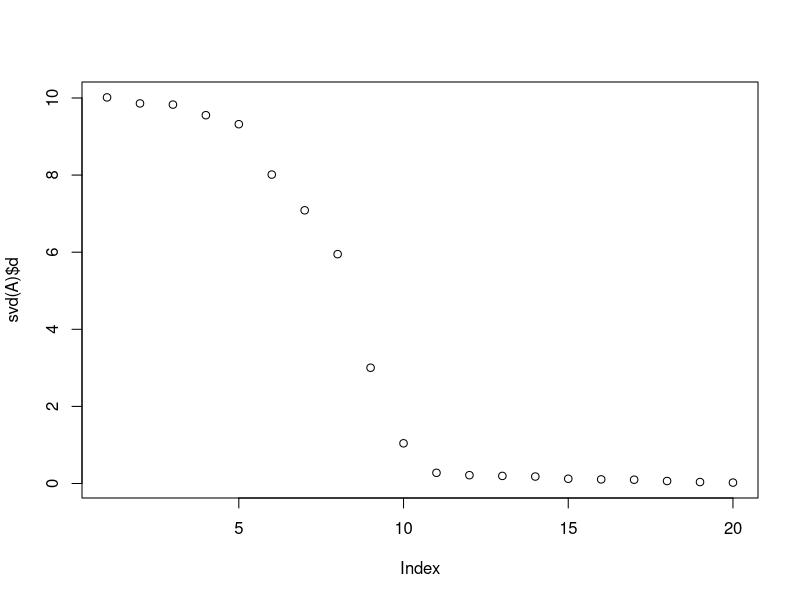

Reproduce this figure in R.
########################## Setting Up A ########################################

A = matrix(c(-1.2,-0.5,-0.7,0.4,-0.7,-0.6,0.4,1.1,-0.2,-0.9,0.3,-2.1,1.6,1,
             0.3,0.5,1.3,-2.2,-0.3,-0.8,-1.6,-1.2,1.1,-1.9,0.8,-0.4,1,-1.5,
             -0.7,0,1.8,0.6,1.8,1.4,-1.9,0.2,1,-0.3,-0.2,-0.8,0.7,-1.1,-2.1,
             -0.8,-0.1,0.7,1.5,1.7,1.5,0.7,-1.8,-1.5,-1.5,-0.7,-0.2,1.6,1,-1,
             -1.1,-1.5,1.3,1.4,-1.5,-0.6,0.6,0.3,0.5,0.3,-1.3,0.8,-1.4,-0.1,
             -1.1,-1.2,1,-0.7,0.4,-0.9,0.3,2.6,-0.7,-0.4,-1,0,-0.7,-1.2,-1.5,
             0.1,1,0,-2.1,-0.8,0.5,0,0.2,0.4,2.4,-0.4,-2.2,1.3,-0.3,1.2,1.1,
             -2.1,-2,-2.3,-0.2,0.2,1.8,-2.2,-0.8,-0.2,0.7,-0.9,1.6,-1.8,0.1,
             -1.8,0,0.8,1.5,1,-0.8,0.5,-0.5,1.6,0.7,1.6,-0.2,0.7,-1.9,-1.6,-1.4,
             0.1,-0.4,2.2,2.1,0.9,-0.5,0.8,-0.7,0.3,0.6,-2.2,-1.8,-0.5,2.7,0.8,2.2,
             -2,0.5,0.3,-0.3,-0.9,-1.8,1.4,-1,-1.1,1.6,-1.7,-1.6,-0.8,-0.4,-2.1,1.2,
             -1.5,0.2,-1.8,1.9,0.2,-1.1,1.9,-1,-1.5,-2.4,0.3,0.7,0,-1.6,1.2,0.4,1.4,
             -1.4,1.8,-0.7,1.6,0,0.4,-1.2,-1.5,-0.9,0.4,-1.9,-1.3,1,-0.4,-1.6,-0.4,2,
             1.1,-0.8,-1.6,-0.2,0.2,0.9,-1.1,-1.7,-1.1,2.1,0.6,-0.9,1.3,-0.7,-0.7,-0.5,
             -0.2,-0.3,1.1,-2,-0.6,-0.7,-1.6,-1.4,-1.3,0.8,2,1.3,-0.6,-1.4,0.5,-1.4,-0.4,
             -0.6,1.3,-1.7,1.7,3.1,-0.1,-1.5,-0.2,-0.4,0.4,-1.4,-0.6,-1.3,-0.7,-0.9,-0.3,
             1,-1.6,-2.9,0.8,-1.4,-1.7,0.7,-0.7,0.6,-0.8,-0.7,2,-1.4,-2.1,-1.9,0.4,-0.2,
             0.2,-1.6,-0.6,-1.2,-0.9,-0.8,-0.3,1.1,0.9,1.8,-1.6,0.8,-1.8,-1.1,-0.5,-0.8,
             0.4,0.7,2.4,-2,1.7,-2.5,-0.6,-1.1,-2.4,-1.6,-0.1,0,1.9,0.6,0.4,2.1,1.9,-0.4,
             0.6,0.4,1.7,0.7,-0.8,1.7,0,2.1,0.4,-1.2,1.8,1.1,-1.1,0.2,0.1,-2.1,1.6,1.6,0,
             0.4,1.9,-0.8,-1.9,-2,1,2.1,0.4,-0.5,-1.2,-1.9,1.3,1.1,1.2,0.5,-0.2,0.5,-1.4,
             -1.6,-1.2,0.2,-0.2,0.6,-0.8,1.1,0,-0.5,-2,-1.1,1,2.1,0.8,0.7,-1.4,1.7,0.7,1.5,
             -0.4,-0.2,0,-1.4,-2,1.8,-0.5,-1.6,0.3,0.4,0.1,1.3,2.3,2,1.6,-0.4,-1.4,-1.6,-1.5,
             1.2,0.7,-1.9,-0.7,0,-2.2,0.1,-2,-1.5,-0.6,-1.1,1.5,0.9,1.2,-1.8,-0.4,0.5,-1.8,
             1.7,1.8,1.9,-0.5,0.6,-2.3,0.2,-2.5),nrow=20)
plot(svd(A)$d)







